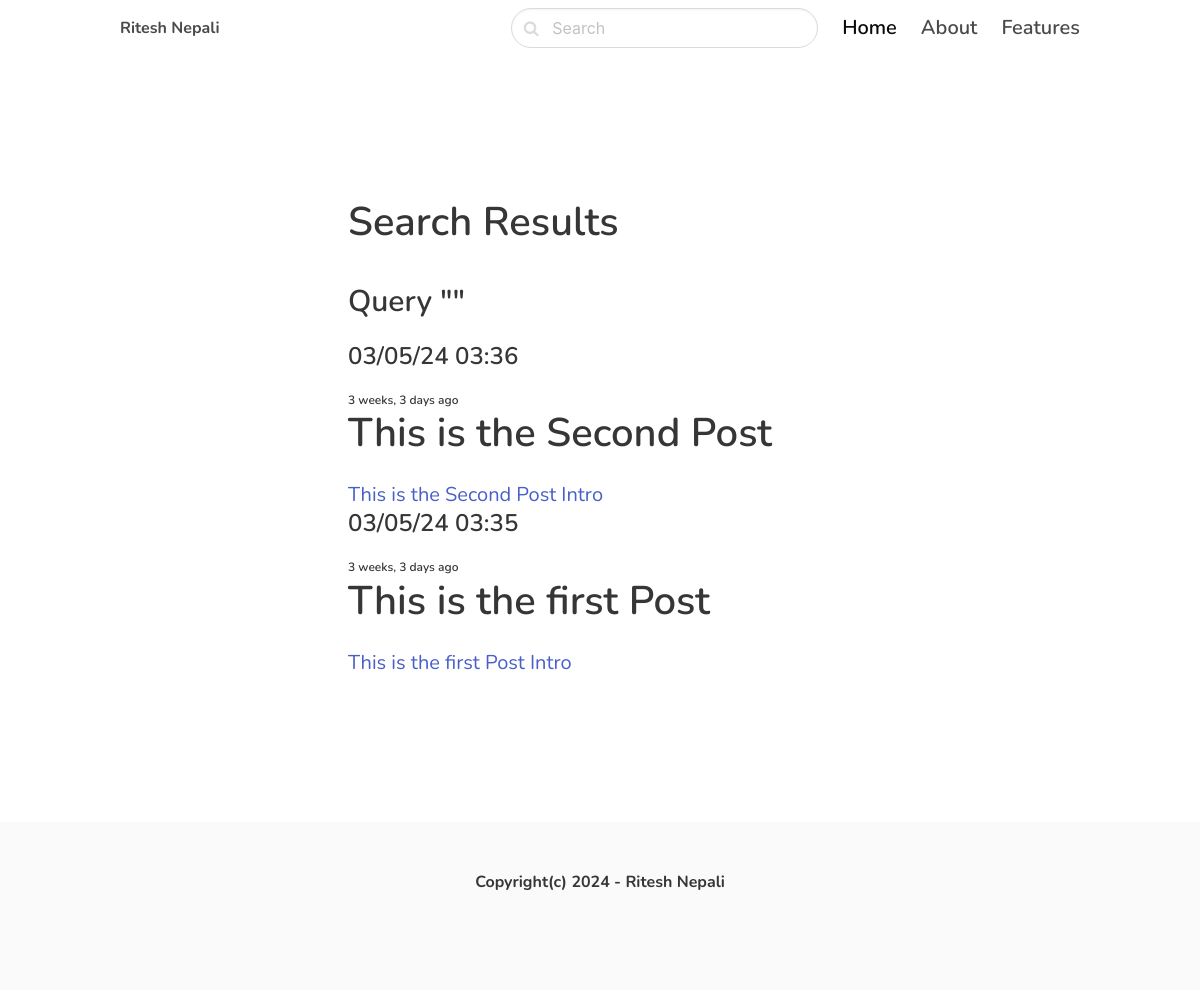
The app's page /search/ with its own data.
### blog/models.py (models this page shows, shortened)
class Post(models.Model):
    ACTIVE='active'
    DRAFT='draft'
    STATUS_CHOICES=(
        (ACTIVE, 'Active'),
        (DRAFT,'Draft')
    )
    category=models.ForeignKey(Category,related_name='posts',on_delete=models.CASCADE)
    title = models.CharField(max_length=255)
    slug = models.SlugField()
    intro=models.TextField()
    body=models.TextField()
    created_at = models.DateTimeField(auto_now_add=True)
    updated_at = models.DateTimeField(auto_now=True)
    status=models.CharField(max_length=10,choices=STATUS_CHOICES,default=ACTIVE)
    image=models.ImageField(upload_to='uploads/',blank=True, null=True)
    class Meta:
        ordering=('-created_at',)

### blog/views.py (the view)
# urls.py: path('search/',views.search,name='search'),
def search(request):
    query=request.GET.get('query','')
    posts=Post.objects.filter(status=Post.ACTIVE).filter(Q(title__icontains=query) | Q(intro__icontains=query) |  Q(body__icontains=query))
    return render(request,'blog/search.html',{'posts':posts,'query':query})

### blog/templates/blog/search.html (shortened to what this page needs)
{% extends 'core/base.html' %}
{% block content %}
<section class="hero">
    <div class="hero-body">
        <div class="container">
            <section class="section">
                <div class="columns">
                    <div class="column is-8 is-offset-2">
                        <div class="content is-medium">
                        <h1> Search Results</h1>
                        <h3> Query  "{{query}}"</h3>
                        </div>
                        {% for post in posts %}
                        <a href="{% url 'post_detail' post.category.slug post.slug %}">
                            <div class="content is-medium">
                                <h2 class="subtitle is-4"> {{post.created_at|date:'m/d/y h:i'}}</h2>
                                <h2 class="subtitle is-7"> {{post.created_at|timesince}} ago</h2>
                                <h1 class="title">{{post.title}}</h1>
                                <p>{{post.intro}}</p>
                            </div>
                        </a>
                        {% empty%}
                        <div class="content is-medium">
                            <p> No results for given query...</p>
                        </div>
                        {% endfor %}
                    </div>
                </div>
            </section>
        </div>
    </div>
</section>
{% endblock %}

### core/templates/core/base.html (style rules this page uses)
body { font-family: 'Nunito', sans-serif; }

### records on screen
Post: created_at "03/05/24 03:36", created_at "3 weeks, 3 days", title "This is the Second Post", intro "This is the Second Post Intro"
Post: created_at "03/05/24 03:35", created_at "3 weeks, 3 days", title "This is the first Post", intro "This is the first Post Intro"
